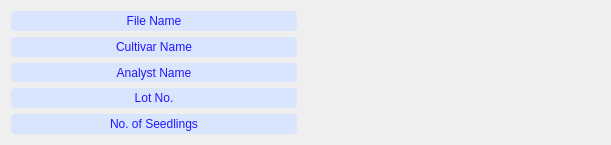
   <widget class="QWidget" name="gridLayoutWidget">
    <property name="geometry">
     <rect>
      <x>1280</x>
      <y>130</y>
      <width>611</width>
      <height>145</height>
     </rect>
    </property>
    <layout class="QGridLayout" name="gridLayout_right">
     <property name="horizontalSpacing">
      <number>17</number>
     </property>
     <item row="0" column="1">
      <widget class="QLabel" name="label_fileName">
       <property name="styleSheet">
        <string notr="true">font: 63 10pt &quot;Segoe UI Semibold&quot;;</string>
       </property>
       <property name="text">
        <string/>
       </property>
       <property name="alignment">
        <set>Qt::AlignCenter</set>
       </property>
      </widget>
     </item>
     <item row="3" column="1">
      <widget class="QLabel" name="label_batchNo">
       <property name="styleSheet">
        <string notr="true">font: 63 10pt &quot;Segoe UI Semibold&quot;;</string>
       </property>
       <property name="text">
        <string/>
       </property>
       <property name="alignment">
        <set>Qt::AlignCenter</set>
       </property>
      </widget>
     </item>
     <item row="0" column="0">
      <widget class="QLabel" name="label_2">
       <property name="styleSheet">
        <string notr="true">background-color:rgba(216, 229, 253,255);
font: 63 10pt &quot;Segoe UI Semibold&quot;;
color: rgb(32, 24, 255);
border-radius:4;</string>
       </property>
       <property name="text">
        <string>File Name</string>
       </property>
       <property name="alignment">
        <set>Qt::AlignCenter</set>
       </property>
      </widget>
     </item>
     <item row="3" column="0">
      <widget class="QLabel" name="label_6">
       <property name="styleSheet">
        <string notr="true">background-color:rgba(216, 229, 253,255);
font: 63 10pt &quot;Segoe UI Semibold&quot;;
color: rgb(32, 24, 255);
border-radius:4;</string>
       </property>
       <property name="text">
        <string>Lot No.</string>
       </property>
       <property name="alignment">
        <set>Qt::AlignCenter</set>
       </property>
      </widget>
     </item>
     <item row="4" column="1">
      <widget class="QLabel" name="label_n_plants">
       <property name="styleSheet">
        <string notr="true">font: 63 10pt &quot;Segoe UI Semibold&quot;;</string>
       </property>
       <property name="text">
        <string/>
       </property>
       <property name="alignment">
        <set>Qt::AlignCenter</set>
       </property>
      </widget>
     </item>
     <item row="2" column="0">
      <widget class="QLabel" name="label_4">
       <property name="styleSheet">
        <string notr="true">background-color:rgba(216, 229, 253,255);
font: 63 10pt &quot;Segoe UI Semibold&quot;;
color: rgb(32, 24, 255);
border-radius:4;</string>
       </property>
       <property name="text">
        <string>Analyst Name</string>
       </property>
       <property name="alignment">
        <set>Qt::AlignCenter</set>
       </property>
      </widget>
     </item>
     <item row="2" column="1">
      <widget class="QLabel" name="label_analys_name">
       <property name="styleSheet">
        <string notr="true">font: 63 10pt &quot;Segoe UI Semibold&quot;;</string>
       </property>
       <property name="text">
        <string/>
       </property>
       <property name="alignment">
        <set>Qt::AlignCenter</set>
       </property>
      </widget>
     </item>
     <item row="1" column="1">
      <widget class="QLabel" name="label_cult_name">
       <property name="styleSheet">
        <string notr="true">font: 63 10pt &quot;Segoe UI Semibold&quot;;</string>
       </property>
       <property name="text">
        <string/>
       </property>
       <property name="alignment">
        <set>Qt::AlignCenter</set>
       </property>
      </widget>
     </item>
     <item row="4" column="0">
      <widget class="QLabel" name="label_8">
       <property name="styleSheet">
        <string notr="true">background-color:rgba(216, 229, 253,255);
font: 63 10pt &quot;Segoe UI Semibold&quot;;
color: rgb(32, 24, 255);
border-radius:4;</string>
       </property>
       <property name="text">
        <string>No. of Seedlings</string>
       </property>
       <property name="alignment">
        <set>Qt::AlignCenter</set>
       </property>
      </widget>
     </item>
     <item row="1" column="0">
      <widget class="QLabel" name="label_3">
       <property name="styleSheet">
        <string notr="true">background-color:rgba(216, 229, 253,255);
font: 63 10pt &quot;Segoe UI Semibold&quot;;
color: rgb(32, 24, 255);
border-radius:4;</string>
       </property>
       <property name="text">
        <string>Cultivar Name</string>
       </property>
       <property name="alignment">
        <set>Qt::AlignCenter</set>
       </property>
      </widget>
     </item>
    </layout>
    <zorder>label_8</zorder>
    <zorder>label_n_plants</zorder>
    <zorder>label_batchNo</zorder>
    <zorder>label_cult_name</zorder>
    <zorder>label_3</zorder>
    <zorder>label_4</zorder>
    <zorder>label_analys_name</zorder>
    <zorder>label_2</zorder>
    <zorder>label_fileName</zorder>
    <zorder>label_6</zorder>
   </widget>
